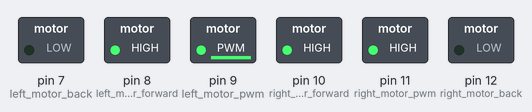
This sketch was run on a simulated Arduino Uno, built with avr-gcc and run on an emulated ATmega328P. Shown: switched loads named in the sketch (green lamp = pin HIGH).

Above: at 0.1 s.
Timing chart, 0 to 1.6 s (numbered marks = the images above):
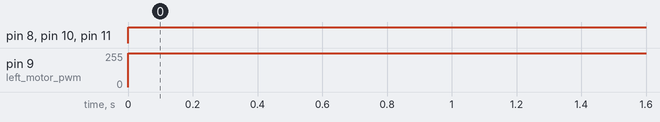

Measured:
- by itself, pin 8 (left_motor_forward), pin 10 (right_motor_forward), pin 11 (right_motor_pwm): LOW → HIGH at 0.00 s
- by itself, pin 9 (left_motor_pwm): 0/255 → 253/255 at 0.00 s

The sketch:

motor_drive_494_basic.ino
```cpp
// EE494 Capstone Project Arduino code
// All rights are reserved
// DUAYENLER Ltd. Şti

#define left_motor_back  7// 4
#define left_motor_forward 8 // 2
#define right_motor_forward 10 // 6
#define right_motor_back 12 // 7
#define left_motor_pwm 9 // 3
#define right_motor_pwm 11 // 5

// Variable Declerations
// int pwm_offset = 0; // Direct motor command from host.


void setup() {
  // Pin initialization
  pinMode(left_motor_back, OUTPUT);
  pinMode(left_motor_forward, OUTPUT);
  pinMode(right_motor_forward, OUTPUT);
  pinMode(right_motor_back, OUTPUT);
  pinMode(left_motor_pwm, OUTPUT);
  pinMode(right_motor_pwm, OUTPUT);
  Serial.begin(19200);
  digitalWrite(left_motor_back, LOW);
  digitalWrite(left_motor_forward, LOW);
  digitalWrite(right_motor_back, LOW);
  digitalWrite(right_motor_forward, LOW);
  Serial.begin(57600);
}


void loop() {
  int pwm_offset =253;
  analogWrite(left_motor_pwm, pwm_offset);
  analogWrite(right_motor_pwm, pwm_offset+2);
  initial_start();
  // delay(750);
  // pwm_offset =0;
  // analogWrite(left_motor_pwm, pwm_offset+3);
  // analogWrite(right_motor_pwm, pwm_offset);
  // initial_start();
  // delay(10000);

}

void initial_start () {
  digitalWrite(left_motor_back, LOW);
  digitalWrite(left_motor_forward, HIGH);
  digitalWrite(right_motor_forward, HIGH);
  digitalWrite(right_motor_back, LOW);
}
```
